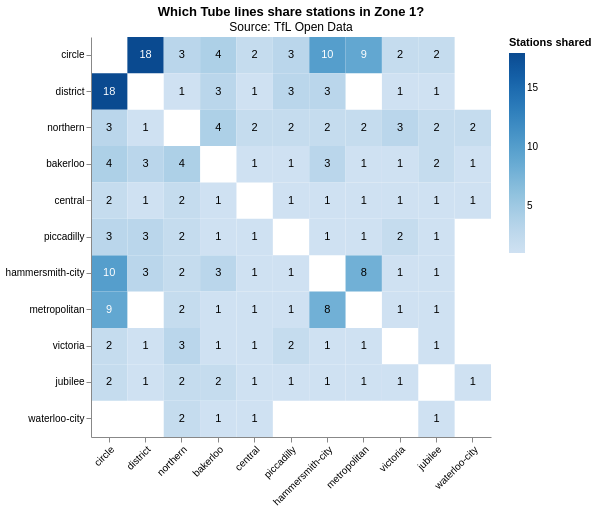

Here is the notebook cell this chart was saved with:
### Markdown cell above
**D2.** Draw it as a **matrix**: one row and one column per line, the colour of a square for how many stations
they share, and the number written in it. Order the rows from the line with the most stations to the fewest.

### Code cell
order = served['line'].value_counts().index.tolist()   # most stations first

cells = alt.Chart(shared).encode(
    x=alt.X('line_x:N', sort=order, title=None, axis=alt.Axis(labelAngle=-45)),
    y=alt.Y('line_y:N', sort=order, title=None))
squares = cells.mark_rect().encode(
    color=alt.Color('stations:Q', scale=alt.Scale(scheme='blues'), title='Stations shared'),
    tooltip=['line_x:N', 'line_y:N', 'stations:Q'])
numbers = cells.mark_text(fontSize=11).encode(
    text='stations:Q',
    color=alt.condition('datum.stations > 8', alt.value('white'), alt.value('black')))   # light on dark

(squares + numbers).properties(
    width=400, height=400,
    title=alt.Title('Which Tube lines share stations in Zone 1?', subtitle='Source: TfL Open Data')
).configure_view(stroke=None)

### Figure 1 — Vega-Lite specification as saved in the notebook (floating-point values rounded to 4 significant figures)
{"config": {"view": {"continuousWidth": 300, "continuousHeight": 300, "stroke": null}}, "layer": [{"mark": {"type": "rect"}, "encoding": {"color": {"field": "stations", "scale": {"scheme": "blues"}, "title": "Stations shared", "type": "quantitative"}, "tooltip": [{"field": "line_x", "type": "nominal"}, {"field": "line_y", "type": "nominal"}, {"field": "stations", "type": "quantitative"}], "x": {"axis": {"labelAngle": -45}, "field": "line_x", "sort": ["circle", "district", "northern", "bakerloo", "central", "piccadilly", "hammersmith-city", "metropolitan", "victoria", "jubilee", "waterloo-city"], "title": null, "type": "nominal"}, "y": {"field": "line_y", "sort": ["circle", "district", "northern", "bakerloo", "central", "piccadilly", "hammersmith-city", "metropolitan", "victoria", "jubilee", "waterloo-city"], "title": null, "type": "nominal"}}}, {"mark": {"type": "text", "fontSize": 11}, "encoding": {"color": {"condition": {"test": "datum.stations > 8", "value": "white"}, "value": "black"}, "text": {"field": "stations", "type": "quantitative"}, "x": {"axis": {"labelAngle": -45}, "field": "line_x", "sort": ["circle", "district", "northern", "bakerloo", "central", "piccadilly", "hammersmith-city", "metropolitan", "victoria", "jubilee", "waterloo-city"], "title": null, "type": "nominal"}, "y": {"field": "line_y", "sort": ["circle", "district", "northern", "bakerloo", "central", "piccadilly", "hammersmith-city", "metropolitan", "victoria", "jubilee", "waterloo-city"], "title": null, "type": "nominal"}}}], "data": {"name": "data-2945e0312511407887dc678d4b84ff57"}, "height": 400, "title": {"text": "Which Tube lines share stations in Zone 1?", "subtitle": "Source: TfL Open Data"}, "width": 400, "$schema": "https://vega.github.io/schema/vega-lite/v6.4.1.json", "datasets": {"data-2945e0312511407887dc678d4b84ff57": [{"line_x": "bakerloo", "line_y": "central", "stations": 1}, {"line_x": "bakerloo", "line_y": "circle", "stations": 4}, {"line_x": "bakerloo", "line_y": "district", "stations": 3}, {"line_x": "bakerloo", "line_y": "hammersmith-city", "stations": 3}, {"line_x": "bakerloo", "line_y": "jubilee", "stations": 2}, {"line_x": "bakerloo", "line_y": "metropolitan", "stations": 1}, {"line_x": "bakerloo", "line_y": "northern", "stations": 4}, {"line_x": "bakerloo", "line_y": "piccadilly", "stations": 1}, {"line_x": "bakerloo", "line_y": "victoria", "stations": 1}, {"line_x": "bakerloo", "line_y": "waterloo-city", "stations": 1}, {"line_x": "central", "line_y": "bakerloo", "stations": 1}, {"line_x": "central", "line_y": "circle", "stations": 2}, {"line_x": "central", "line_y": "district", "stations": 1}, {"line_x": "central", "line_y": "hammersmith-city", "stations": 1}, {"line_x": "central", "line_y": "jubilee", "stations": 1}, {"line_x": "central", "line_y": "metropolitan", "stations": 1}, {"line_x": "central", "line_y": "northern", "stations": 2}, {"line_x": "central", "line_y": "piccadilly", "stations": 1}, {"line_x": "central", "line_y": "victoria", "stations": 1}, {"line_x": "central", "line_y": "waterloo-city", "stations": 1}, {"line_x": "circle", "line_y": "bakerloo", "stations": 4}, {"line_x": "circle", "line_y": "central", "stations": 2}, {"line_x": "circle", "line_y": "district", "stations": 18}, {"line_x": "circle", "line_y": "hammersmith-city", "stations": 10}, {"line_x": "circle", "line_y": "jubilee", "stations": 2}, {"line_x": "circle", "line_y": "metropolitan", "stations": 9}, {"line_x": "circle", "line_y": "northern", "stations": 3}, {"line_x": "circle", "line_y": "piccadilly", "stations": 3}, {"line_x": "circle", "line_y": "victoria", "stations": 2}, {"line_x": "district", "line_y": "bakerloo", "stations": 3}, {"line_x": "district", "line_y": "central", "stations": 1}, {"line_x": "district", "line_y": "circle", "stations": 18}, {"line_x": "district", "line_y": "hammersmith-city", "stations": 3}, {"line_x": "district", "line_y": "jubilee", "stations": 1}, {"line_x": "district", "line_y": "northern", "stations": 1}, {"line_x": "district", "line_y": "piccadilly", "stations": 3}, {"line_x": "district", "line_y": "victoria", "stations": 1}, {"line_x": "hammersmith-city", "line_y": "bakerloo", "stations": 3}, {"line_x": "hammersmith-city", "line_y": "central", "stations": 1}, {"line_x": "hammersmith-city", "line_y": "circle", "stations": 10}, {"line_x": "hammersmith-city", "line_y": "district", "stations": 3}, {"line_x": "hammersmith-city", "line_y": "jubilee", "stations": 1}, {"line_x": "hammersmith-city", "line_y": "metropolitan", "stations": 8}, {"line_x": "hammersmith-city", "line_y": "northern", "stations": 2}, {"line_x": "hammersmith-city", "line_y": "piccadilly", "stations": 1}, {"line_x": "hammersmith-city", "line_y": "victoria", "stations": 1}, {"line_x": "jubilee", "line_y": "bakerloo", "stations": 2}, {"line_x": "jubilee", "line_y": "central", "stations": 1}, {"line_x": "jubilee", "line_y": "circle", "stations": 2}, {"line_x": "jubilee", "line_y": "district", "stations": 1}, {"line_x": "jubilee", "line_y": "hammersmith-city", "stations": 1}, {"line_x": "jubilee", "line_y": "metropolitan", "stations": 1}, {"line_x": "jubilee", "line_y": "northern", "stations": 2}, {"line_x": "jubilee", "line_y": "piccadilly", "stations": 1}, {"line_x": "jubilee", "line_y": "victoria", "stations": 1}, {"line_x": "jubilee", "line_y": "waterloo-city", "stations": 1}, {"line_x": "metropolitan", "line_y": "bakerloo", "stations": 1}, {"line_x": "metropolitan", "line_y": "central", "stations": 1}, {"line_x": "metropolitan", "line_y": "circle", "stations": 9}, {"line_x": "metropolitan", "line_y": "hammersmith-city", "stations": 8}, {"line_x": "metropolitan", "line_y": "jubilee", "stations": 1}, {"line_x": "metropolitan", "line_y": "northern", "stations": 2}, {"line_x": "metropolitan", "line_y": "piccadilly", "stations": 1}, {"line_x": "metropolitan", "line_y": "victoria", "stations": 1}, {"line_x": "northern", "line_y": "bakerloo", "stations": 4}, {"line_x": "northern", "line_y": "central", "stations": 2}, {"line_x": "northern", "line_y": "circle", "stations": 3}, {"line_x": "northern", "line_y": "district", "stations": 1}, {"line_x": "northern", "line_y": "hammersmith-city", "stations": 2}, {"line_x": "northern", "line_y": "jubilee", "stations": 2}, {"line_x": "northern", "line_y": "metropolitan", "stations": 2}, {"line_x": "northern", "line_y": "piccadilly", "stations": 2}, {"line_x": "northern", "line_y": "victoria", "stations": 3}, {"line_x": "northern", "line_y": "waterloo-city", "stations": 2}, {"line_x": "piccadilly", "line_y": "bakerloo", "stations": 1}, {"line_x": "piccadilly", "line_y": "central", "stations": 1}, {"line_x": "piccadilly", "line_y": "circle", "stations": 3}, {"line_x": "piccadilly", "line_y": "district", "stations": 3}, {"line_x": "piccadilly", "line_y": "hammersmith-city", "stations": 1}, {"line_x": "piccadilly", "line_y": "jubilee", "stations": 1}, {"line_x": "piccadilly", "line_y": "metropolitan", "stations": 1}, {"line_x": "piccadilly", "line_y": "northern", "stations": 2}, {"line_x": "piccadilly", "line_y": "victoria", "stations": 2}, {"line_x": "victoria", "line_y": "bakerloo", "stations": 1}, {"line_x": "victoria", "line_y": "central", "stations": 1}, {"line_x": "victoria", "line_y": "circle", "stations": 2}, {"line_x": "victoria", "line_y": "district", "stations": 1}, {"line_x": "victoria", "line_y": "hammersmith-city", "stations": 1}, {"line_x": "victoria", "line_y": "jubilee", "stations": 1}, {"line_x": "victoria", "line_y": "metropolitan", "stations": 1}, {"line_x": "victoria", "line_y": "northern", "stations": 3}, {"line_x": "victoria", "line_y": "piccadilly", "stations": 2}, {"line_x": "waterloo-city", "line_y": "bakerloo", "stations": 1}, {"line_x": "waterloo-city", "line_y": "central", "stations": 1}, {"line_x": "waterloo-city", "line_y": "jubilee", "stations": 1}, {"line_x": "waterloo-city", "line_y": "northern", "stations": 2}]}}
